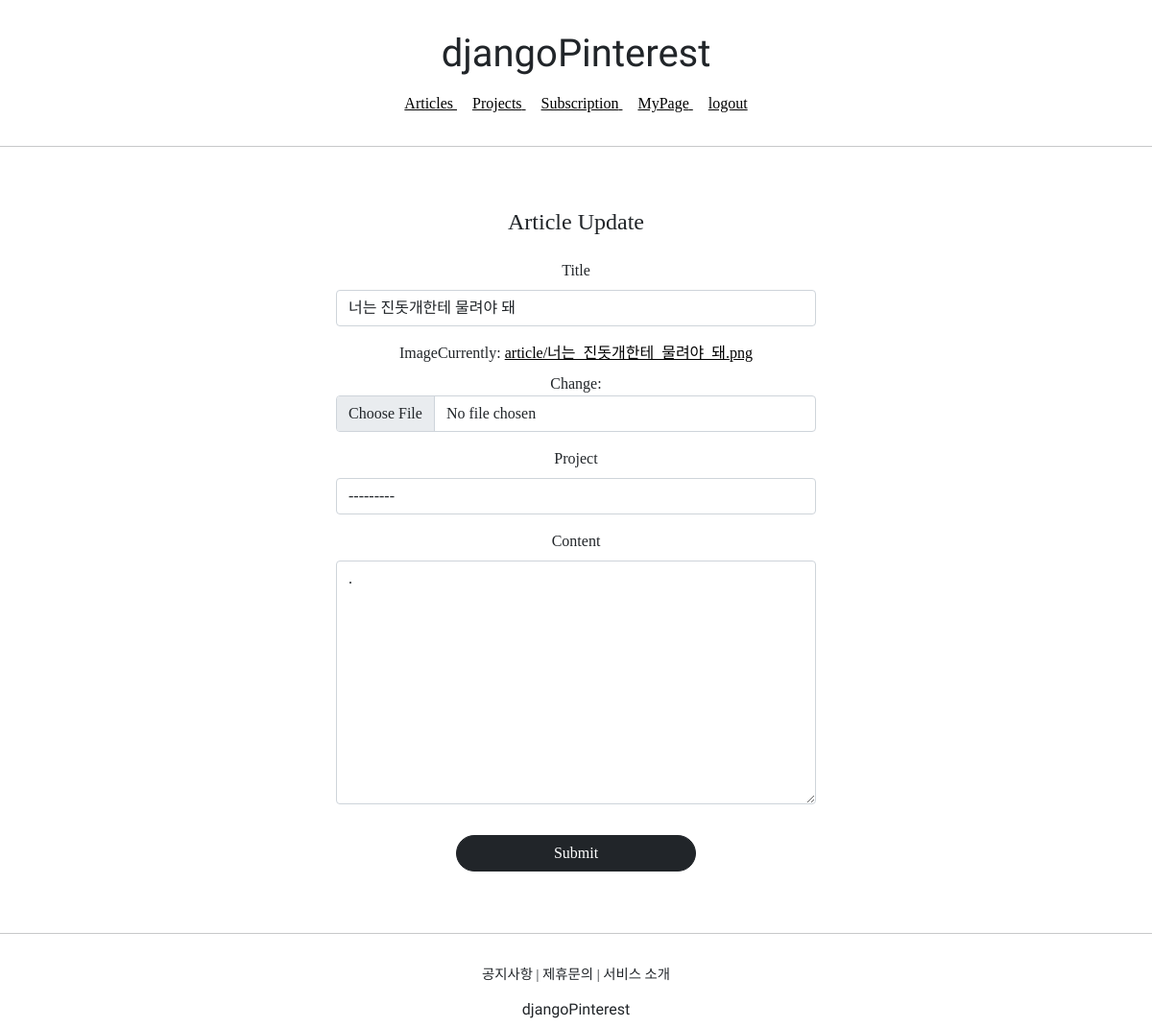
The app's page /articles/update/3 (signed in) with its own data.
### articleapp/models.py (models this page shows)
class Article(models.Model):
    writer = models.ForeignKey(User, on_delete=models.SET_NULL, related_name='article', null=True)
    project = models.ForeignKey(Project, on_delete=models.SET_NULL, related_name='article', null=True)
    title = models.CharField(max_length=200, null=True)
    image = models.ImageField(upload_to='article/', null=False)
    content = models.TextField(null=True)
    created_at = models.DateField(auto_created=True, null=True)

### projectapp/models.py (models this page shows)
class Project(models.Model):
    image = models.ImageField(upload_to='project/', null=False)
    title = models.CharField(max_length=20, null=False)
    description = models.CharField(max_length=200, null=True)
    created_at = models.DateTimeField(auto_now=True)
    def __str__(self):
        return f'{self.pk} : {self.title}'

### articleapp/views.py (the view, shortened to what this page needs)
# urls.py: path('update/<int:pk>', ArticleUpdateView.as_view(), name='update'),
@method_decorator(article_ownership_required, 'get')
@method_decorator(article_ownership_required, 'post')
class ArticleUpdateView(UpdateView):
    model = Article
    context_object_name = 'target_article'
    form_class = ArticleCreationForm
    template_name = 'articleapp/update.html'

### articleapp/forms.py
class ArticleCreationForm(ModelForm):
    class Meta:
        model = Article
        fields = ['title', 'image', 'project', 'content']

### articleapp/templates/articleapp/update.html (shortened to what this page needs)
{% extends 'base.html' %}
{% load bootstrap4 %}
{% block content %}
    <div style="text-align: center; max-width: 500px; margin: 4rem auto;">
        <div class="mb-4">
            <h4>Article Update</h4>
        </div>
        <form action="{% url 'articleapp:update' pk=target_article.pk %}" method="post" enctype="multipart/form-data">
            {% bootstrap_form form %}
            <input type="submit" class="btn btn-dark rounded-pill col-6 mt-3">
        </form>
    </div>
{% endblock %}

### static/base.css (style rules this page uses)
a { color: black; }

### records on screen
Article: title "너는 진돗개한테 물려야 돼", project "---------", content "."
